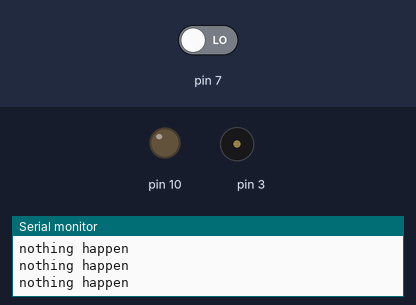
Simulated run of this sketch. Board: Arduino Uno, built with avr-gcc and run on an emulated ATmega328P. Parts: output pins drawn as LEDs (lit = HIGH), buzzer (waves = sounding), the last lines printed to the serial monitor. The test bench sets the inputs (shaded band); at power-on: pin 7 LOW.

Above: at 2.8 s.
2.9 s: pin 7 driven HIGH
At 3.6 s:
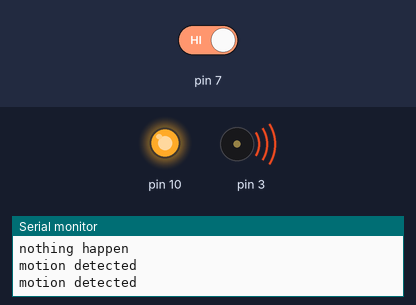
4.5 s: pin 7 driven LOW
At 4.9 s:
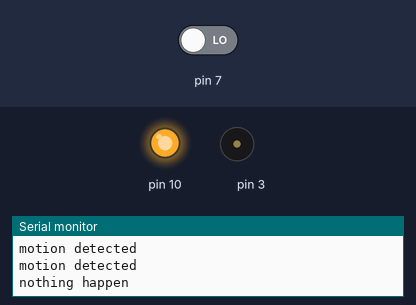
Timing chart, 0 to 7.5 s (numbered marks = the images above; inputs shaded):
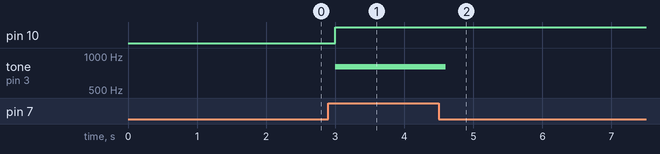

The sketch:

Smart_home.ino
```cpp
void setup()
{
  Serial.begin(9600);
  pinMode(7,INPUT);
  pinMode(10, OUTPUT);
  pinMode(3,OUTPUT);

}

void loop()
{
  int motion=digitalRead(7);
  if(motion==1)
  {
    digitalWrite(10,HIGH);
    tone(3,800);
    delay(200);
    Serial.println("motion detected");
  }
  else
  {
    Serial.println("nothing happen");

    noTone(3);
    delay(1000);
  }
}
```

Measured:
- after the input at 2.9 s, pin 10: LOW → HIGH after 0.10 s; tone on pin 3: silent → 800 Hz after 0.10 s
- after the input at 4.5 s, tone on pin 3: 800 Hz → silent after 0.10 s
